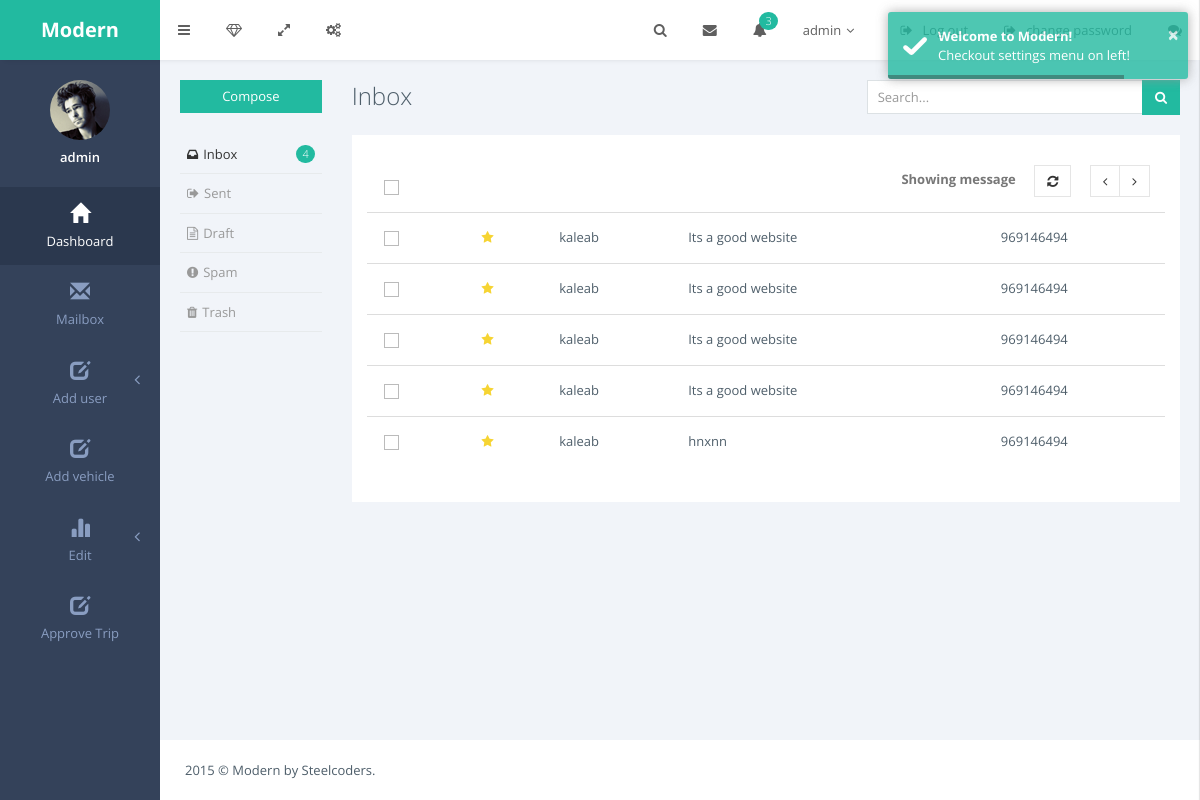
/sys_admin/inbox/ (signed in), run on the app's committed database.
### Account/models.py (models this page shows)
class CustomUser(AbstractUser):
    is_employee = models.BooleanField(default=False)
    is_officer = models.BooleanField(default=False)
    is_driver = models.BooleanField(default=False)
    email = models.EmailField(unique=True)
    EMAIL_FIELD = 'email'
    USERNAME_FIELD = 'email'
    REQUIRED_FIELDS = ['username']

### Vehicle_assignment/models.py (models this page shows, shortened)
class Messages(models.Model):
     first_name = models.CharField(max_length=50)
     last_name = models.CharField(max_length=50)
     email = models.EmailField()
     phone = models.CharField(max_length=50)
     message = models.TextField()

### Vehicle_assignment/decorators.py (the view)
    def wrapper_func(request, *args, **kwargs):
        if request.user.is_superuser:
            return view_func(request, *args, **kwargs)
        else:
            return HttpResponse('You are not authorized to access this content.')

### Sys_admin/views.py (called while the page is built)
@login_required
@admin_user_required
def inbox_view(request):
    context = {
        'message':Messages.objects.all(),
    }
    return render(request, 'Sys_admin/inbox.html' , context)

### Sys_admin/templates/Sys_admin/inbox.html (shortened to what this page needs)
{% load static %}
<!DOCTYPE html>
<html>
{% include 'Sys_admin/includes/head.html' %}
    <body class="page-header-fixed">
        <main class="page-content content-wrap">
            <div class="navbar">
                <div class="navbar-inner">
                    <div class="logo-box">
                        <a href="index.html" class="logo-text"><span>Modern</span></a>
                    </div>
                    <div class="topmenu-outer">
                        <div class="top-menu">
                            {% include 'Sys_admin/includes/nav.html' %}
                        </div>
                    </div>
                </div>
            </div>
            {% include 'Sys_admin/includes/sidebar.html' %}
            <div class="page-inner">
                <div id="main-wrapper">
                    <div class="row m-t-md">
                        <div class="col-md-12">
                            <div class="row mailbox-header">
                                <div class="col-md-2">
                                    <a href="compose.html" class="btn btn-success btn-block">Compose</a>
                                </div>
                                <div class="col-md-6">
                                    <h2>Inbox</h2>
                                </div>
                                <div class="col-md-4">
                                    <form action="#" method="GET">
                                        <div class="input-group">
                                            <input type="text" name="search" class="form-control input-search" placeholder="Search...">
                                            <span class="input-group-btn">
                                                <button class="btn btn-success" type="button"><i class="fa fa-search"></i></button>
                                            </span>
                                        </div>
                                    </form>
                               </div>
                            </div>
                        </div>
                        <div class="col-md-2">
                            <ul class="list-unstyled mailbox-nav">
                                <li class="active"><a href="inbox.html"><i class="fa fa-inbox"></i>Inbox <span class="badge badge-success pull-right">4</span></a></li>
                                <li><a href="#"><i class="fa fa-sign-out"></i>Sent</a></li>
                                <li><a href="#"><i class="fa fa-file-text-o"></i>Draft</a></li>
                                <li><a href="#"><i class="fa fa-exclamation-circle"></i>Spam</a></li>
                                <li><a href="#"><i class="fa fa-trash"></i>Trash</a></li>
                            </ul>
                        </div>
                        <div class="col-md-10">
                            <div class="mailbox-content">
                            <table class="table">
                                <thead>
                                    <tr>
                                        <th colspan="1" class="hidden-xs">
                                            <span><input type="checkbox" class="check-mail-all"></span>
                                        </th>
                                        <th class="text-right" colspan="5">
                                            <span class="text-muted m-r-sm">Showing message </span>
                                            <a class="btn btn-default m-r-sm" data-toggle="tooltip" data-placement="top" title="Refresh"><i class="fa fa-refresh"></i></a>
                                            <div class="btn-group">
                                                <a class="btn btn-default"><i class="fa fa-angle-left"></i></a>
                                                <a class="btn btn-default"><i class="fa fa-angle-right"></i></a>
                                            </div>
                                        </th>
                                    </tr>
                                </thead>
                                <tbody>
                                {% for i  in message  %}
                                    <tr class="unread">
                                        <td class="hidden-xs">
                                            <span><input type="checkbox" class="checkbox-mail"></span>
                                        </td>
                                        <td class="hidden-xs">
                                            <i class="fa fa-star icon-state-warning"></i>
                                        </td>
                                        <td class="hidden-xs">
                                            {{i.first_name}}
                                        </td>
                                        <td>
                                            {{i.message}}
                                        </td>
                                        <td>
                                        </td>
                                        <td>
                                            {{i.phone}}
                                        </td>
                                    </tr>
                                    {% endfor %}
                                </tbody>
                            </table>
                            </div>
                        </div>
                    </div>
                </div>
                <div class="page-footer">
                    <p class="no-s">2015 &copy; Modern by Steelcoders.</p>
                </div>
            </div>
        </main>
    </body>
</html>

### Sys_admin/templates/Sys_admin/includes/nav.html (shortened to what this page needs)
{% load static %}
<ul class="nav navbar-nav navbar-left">
    <li>
        <a href="javascript:void(0);" class="waves-effect waves-button waves-classic sidebar-toggle"><i class="fa fa-bars"></i></a>
    </li>
    <li>
        <a href="#cd-nav" class="waves-effect waves-button waves-classic cd-nav-trigger"><i class="fa fa-diamond"></i></a>
    </li>
    <li>
        <a href="javascript:void(0);" class="waves-effect waves-button waves-classic toggle-fullscreen"><i class="fa fa-expand"></i></a>
    </li>
    <li class="dropdown">
        <a href="#" class="dropdown-toggle waves-effect waves-button waves-classic" data-toggle="dropdown">
            <i class="fa fa-cogs"></i>
        </a>
    </li>
</ul>
<ul class="nav navbar-nav navbar-right">
    <li>
        <a href="javascript:void(0);" class="waves-effect waves-button waves-classic show-search"><i class="fa fa-search"></i></a>
    </li>
    <li class="dropdown">
        <a href="#" class="dropdown-toggle waves-effect waves-button waves-classic" data-toggle="dropdown"><i class="fa fa-envelope"></i></a>
    </li>
    <li class="dropdown">
        <a href="#" class="dropdown-toggle waves-effect waves-button waves-classic" data-toggle="dropdown"><i class="fa fa-bell"></i><span class="badge badge-success pull-right">3</span></a>
    </li>
    <li class="dropdown">
        <a href="#" class="dropdown-toggle waves-effect waves-button waves-classic" data-toggle="dropdown">
            <span class="user-name">{{user.username}}<i class="fa fa-angle-down"></i></span>
        </a>
    </li>
    <li>
        <a href="{% url 'logout' %}" class="log-out waves-effect waves-button waves-classic">
            <span>Log out</span>
        </a>
    </li>
    <li>
        <a href="{% url 'change_password' %}" class="log-out waves-effect waves-button waves-classic">
            <span>change password</span>
        </a>
    </li>
    <li>
        <a href="javascript:void(0);" class="waves-effect waves-button waves-classic" id="showRight">
        </a>
    </li>
</ul>

### Sys_admin/templates/Sys_admin/includes/sidebar.html (shortened to what this page needs)
{% load static %}
<div class="page-sidebar sidebar">
    <div class="page-sidebar-inner slimscroll">
        <div class="sidebar-header">
            <div class="sidebar-profile">
                <a href="javascript:void(0);" id="profile-menu-link">
                    <div class="sidebar-profile-image">
                        <img src="assets/images/profile-menu-image.png" class="img-circle img-responsive" alt="">
                    </div>
                    <div class="sidebar-profile-details">
                        <span>{{user.username}}<br><small></small></span>
                    </div>
                </a>
            </div>
        </div>
        <ul class="menu accordion-menu">
            <li class="active"><a href=" {% url 'admin_index' %} " class="waves-effect waves-button"><span class="menu-icon glyphicon glyphicon-home"></span><p>Dashboard</p></a></li>
            <li><a href=" {% url 'inbox_view' %} " class="waves-effect waves-button"><span class="menu-icon glyphicon glyphicon-envelope"></span><p>Mailbox</p></a>
            </li>
            <li class="droplink"><a href="#" class="waves-effect waves-button"><span class="menu-icon glyphicon glyphicon-edit"></span><p>Add user</p></a>
            </li>
            <li ><a href=" {% url 'form_vehicle' %} " class="waves-effect waves-button"><span class="menu-icon glyphicon glyphicon-edit"></span><p>Add vehicle</p></a></li>
            <li class="droplink"><a href="#" class="waves-effect waves-button"><span class="menu-icon glyphicon glyphicon-stats"></span><p>Edit</p></a>
            </li>
            <li ><a href=" {% url 'officer' %} " class="waves-effect waves-button"><span class="menu-icon glyphicon glyphicon-edit"></span><p>Approve Trip</p></a></li>
        </ul>
    </div>
</div>

### Sys_admin/static/assets/css/themes/green.css (style rules this page uses)
.page-content { background: #34425A; }
.navbar .logo-box { background: #22baa0; }
.navbar .logo-box a { color: #fff; }
.sidebar { background: #34425A; }
.sidebar-header { background: #34425A; }
.menu { background: #34425A; }
.menu.accordion-menu a { color: #899dc1; }
.menu.accordion-menu > li.active > a, .menu.accordion-menu > li.active.open > a { background: #2b384e; color: #fff; }

### data on the page
CustomUser: username "admin"
Messages: first_name "kaleab", message "Its a good website", phone "969146494"
Messages: first_name "kaleab", message "Its a good website", phone "969146494"
Messages: first_name "kaleab", message "Its a good website", phone "969146494"
Messages: first_name "kaleab", message "Its a good website", phone "969146494"
Messages: first_name "kaleab", message "hnxnn", phone "969146494"
